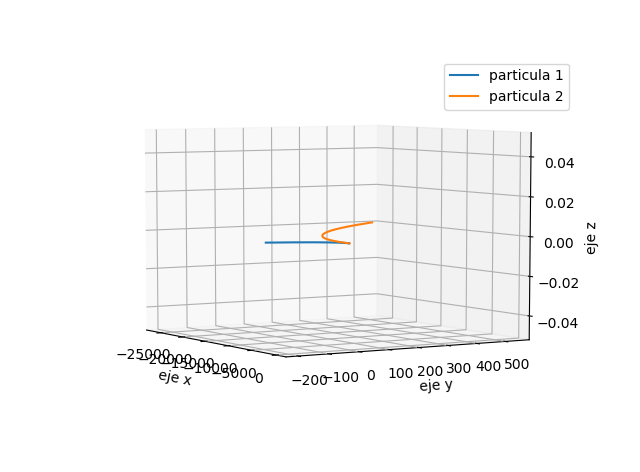

Python code for this plot:
# -*- coding: utf-8 -*-
"""
Created on Fri Aug  9 15:30:36 2019

@author: Samuel

"""
import numpy as np
import pylab as plt
import time
from mpl_toolkits.mplot3d import Axes3D





class Particle:
    #Atributos
    cargada =  True
    
    #Instancias (metodos)
    def __init__(self, x, y, z, vx, vy, vz, ax, ay, az, m, carga,): #Funcion que se aplica sobre la classe misma (self)
        self.X = x
        self.Y = y
        self.Z = z
        self.VX = vx
        self.VY = vy
        self.VZ = vz
        self.AX=ax
        self.AY=ay
        self.AZ=az
        self.M = m
        self.Carga = carga
    
    def Cinematica(f,teta,phi): #para una fuerza constante a phi del eje z y teta del eje x 
        h=0.01
        n=1000
        for j in range(n):
            
            ax=np.cos(teta)*np.sin(phi)*f/self.M
            ay=np.sin(teta)*np.sin(phi)*f/self.M
            az=np.cos(phi)*f/self.M 
            self.vx=self.vx + ax*h
            self.vy=self.vy + ay*h
            self.vz=self.vz + az*h 
            self.x=self.x +h*self.vx+(0.5*(h**2*f))
            self.x=self.y +h*self.vy+(0.5*(h**2*f))
            self.x=self.z +h*self.vz+(0.5*(h**2*f))
        
        
n=10000 #ITERACIONES
h=0.01      
A=Particle(0,0,0,0,0,0,0,0,0,10,7e-5) 
B=Particle(1,0,0,0,0,0,0,0,0,10,-4e-5)     
e0=8.85e-12
u0=np.pi*4e-7
H=10 
ax1=0
ay1=0  
az1=0
ax2=0
ay2=0
az2=0
x=[]
y=[]
z=[]
x1=[]
y1=[]
z1=[]

def Biot(v1,v2,v3,v4,v5,x1,x2,y1,y2,z1,z2):
    
    return (v1*(v2*(x1-x2)-v3*(y1-y2))-v4*(v5*(y1-y2)-v2*(z1-z2)))*u0*A.Carga*B.Carga/(4*np.pi*R**3)
    
for i in range(n):
    
    R=np.sqrt((A.X-B.X)**2+(A.Y-B.Y)**2+(A.Z-B.Z)**2)
            
    A.AX=A.Carga*B.Carga*(A.X-B.X)/(4*np.pi*e0*R**3)+A.Carga*A.VY*H+(A.VY*(B.VX*(A.Y-B.Y)-B.VY*(A.X-B.X))-A.VZ*(B.VZ*(A.X-B.X)-B.VX*(A.Z-B.Z)))*u0*A.Carga*B.Carga/(4*np.pi*R**3)
    A.AY=A.Carga*B.Carga*(A.Y-B.Y)/(4*np.pi*e0*R**3)+A.Carga*A.VX*H+Biot(A.VZ,B.VY,B.VZ,A.VY,B.VY,A.Z,B.Z,A.Y,B.Y,A.X,B.X)
    A.AZ=A.Carga*B.Carga*(A.Z-B.Z)/(4*np.pi*e0*R**3)+Biot(A.VX,B.VZ,B.VX,A.VY,B.VY,A.X,B.X,A.Z,B.Z,A.Y,B.Y)
    
    
    A.VX=A.VX + 0.5*(ax1+A.AX)*h
    A.VY=A.VY + 0.5*(ay1+A.AY)*h
    A.VZ=A.VZ + 0.5*(az1+A.AZ)*h 
          
    A.X=A.X +h*A.VX+(0.5*(h**2*A.AX))
    A.Y=A.Y +h*A.VY+(0.5*(h**2*A.AY))
    A.Z=A.Z +h*A.VZ+(0.5*(h**2*A.AZ))
    
    ax1=A.AX
    ay1=A.AY
    az1=A.AZ
        
    x.append(A.X)
    y.append(A.Y)
    z.append(A.Z)    
    
        
        
    B.AX=A.Carga*B.Carga*(B.X-A.X)/(4*np.pi*e0*R**3)+B.Carga*B.VY*H+Biot(B.VY,A.VX,A.VY,B.VZ,A.VZ,B.Y,A.Y,B.X,A.X,B.Z,A.Z)  
    B.AY=A.Carga*B.Carga*(B.Y-A.Y)/(4*np.pi*e0*R**3)+B.Carga*B.VX*H+Biot(B.VZ,A.VY,A.VZ,B.VX,A.VX,B.Z,A.Z,B.Y,A.Y,B.X,A.X)
    B.AZ=A.Carga*B.Carga*(B.Z-A.Z)/(4*np.pi*e0*R**3)+Biot(B.VX,A.VZ,A.VX,B.VY,A.VY,B.X,A.X,B.Z,A.Z,B.Y,A.Y)
    
    B.VX=B.VX + 0.5*(ax2+B.AX)*h
    B.VY=B.VY + 0.5*(ay2+B.AY)*h
    B.VZ=B.VZ + 0.5*(az2+B.AZ)*h 
    
    B.X=B.X +h*B.VX+(0.5*(h**2*B.AX))
    B.Y=B.Y +h*B.VY+(0.5*(h**2*B.AY))
    B.Z=B.Z +h*B.VZ+(0.5*(h**2*B.AZ))
    
    ax2=B.AX
    ay2=B.AY
    az2=B.AZ
    
    x1.append(B.X)
    y1.append(B.Y)
    z1.append(B.Z)
    
   
fig=plt.figure()
ax=fig.gca(projection='3d')    
ax.plot(x,y,z, label='particula 1') #
plt.ylabel('eje y')
plt.xlabel('eje x')
ax.plot(x1,y1,z1, label='particula 2')
ax.set_zlabel('eje z')
ax.legend()
plt.show()
